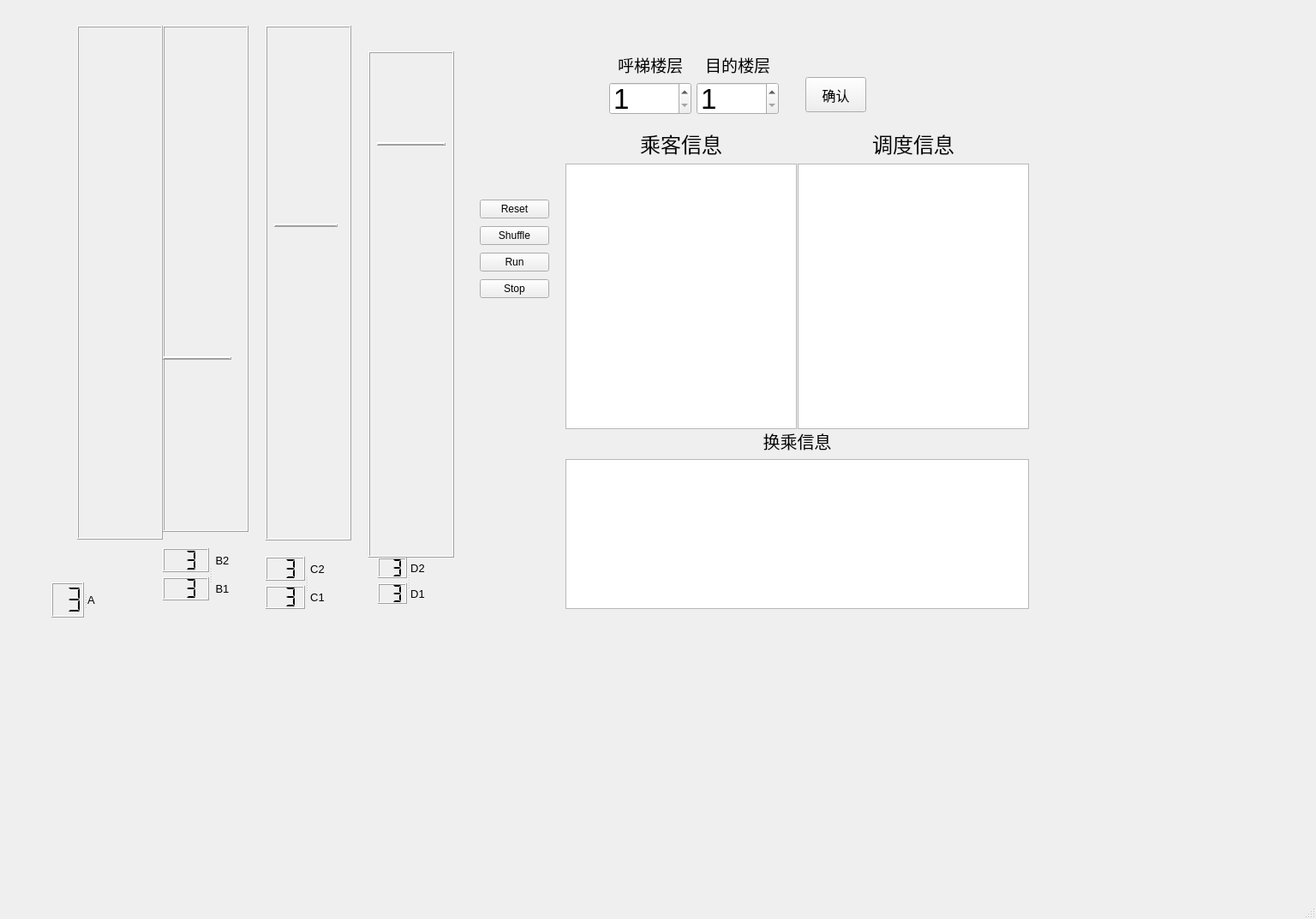
<?xml version="1.0" encoding="UTF-8"?>
<ui version="4.0">
 <class>MainWindow</class>
 <widget class="QMainWindow" name="MainWindow">
  <property name="enabled">
   <bool>true</bool>
  </property>
  <property name="geometry">
   <rect>
    <x>0</x>
    <y>0</y>
    <width>1536</width>
       <height>1073</height>
   </rect>
  </property>
  <property name="windowTitle">
   <string>Elevator</string>
  </property>
  <widget class="QWidget" name="centralwidget">
   <widget class="QFrame" name="frame_1">
    <property name="geometry">
     <rect>
      <x>90</x>
      <y>30</y>
      <width>100</width>
      <height>600</height>
     </rect>
    </property>
    <property name="frameShape">
     <enum>QFrame::Box</enum>
    </property>
    <property name="frameShadow">
     <enum>QFrame::Raised</enum>
    </property>
    <property name="lineWidth">
     <number>1</number>
    </property>
    <property name="midLineWidth">
     <number>0</number>
    </property>
    <layout class="QVBoxLayout" name="verticalLayout"/>
   </widget>
   <widget class="QFrame" name="frame_2">
    <property name="geometry">
     <rect>
      <x>190</x>
      <y>30</y>
      <width>100</width>
      <height>591</height>
     </rect>
    </property>
    <property name="frameShape">
     <enum>QFrame::Box</enum>
    </property>
    <property name="frameShadow">
     <enum>QFrame::Raised</enum>
    </property>
    <property name="lineWidth">
     <number>1</number>
    </property>
    <property name="midLineWidth">
     <number>0</number>
    </property>
    <widget class="Line" name="B_bound">
     <property name="enabled">
      <bool>true</bool>
     </property>
     <property name="geometry">
      <rect>
       <x>0</x>
       <y>380</y>
       <width>80</width>
       <height>16</height>
      </rect>
     </property>
     <property name="cursor">
      <cursorShape>ArrowCursor</cursorShape>
     </property>
     <property name="frameShadow">
         <enum>QFrame::Raised</enum>
     </property>
     <property name="lineWidth">
         <number>2</number>
     </property>
     <property name="orientation">
      <enum>Qt::Horizontal</enum>
     </property>
    </widget>
   </widget>
   <widget class="QFrame" name="frame_3">
    <property name="geometry">
     <rect>
      <x>310</x>
      <y>30</y>
      <width>100</width>
      <height>601</height>
     </rect>
    </property>
    <property name="frameShape">
     <enum>QFrame::Box</enum>
    </property>
    <property name="frameShadow">
     <enum>QFrame::Raised</enum>
    </property>
    <property name="lineWidth">
     <number>1</number>
    </property>
    <property name="midLineWidth">
     <number>0</number>
    </property>
    <widget class="Line" name="C_bound">
     <property name="geometry">
      <rect>
       <x>10</x>
       <y>230</y>
       <width>74</width>
       <height>6</height>
      </rect>
     </property>
     <property name="frameShadow">
         <enum>QFrame::Raised</enum>
     </property>
     <property name="lineWidth">
         <number>2</number>
     </property>
     <property name="orientation">
      <enum>Qt::Horizontal</enum>
     </property>
    </widget>
   </widget>
   <widget class="QFrame" name="frame_4">
    <property name="geometry">
     <rect>
      <x>430</x>
      <y>60</y>
      <width>100</width>
      <height>591</height>
     </rect>
    </property>
    <property name="frameShape">
     <enum>QFrame::Box</enum>
    </property>
    <property name="frameShadow">
     <enum>QFrame::Raised</enum>
    </property>
    <property name="lineWidth">
     <number>1</number>
    </property>
    <property name="midLineWidth">
     <number>0</number>
    </property>
    <widget class="Line" name="D_bound">
     <property name="geometry">
      <rect>
       <x>10</x>
       <y>100</y>
       <width>80</width>
       <height>16</height>
      </rect>
     </property>
        <property name="frameShadow">
            <enum>QFrame::Raised</enum>
        </property>
     <property name="lineWidth">
         <number>2</number>
     </property>
     <property name="orientation">
      <enum>Qt::Horizontal</enum>
     </property>
    </widget>
   </widget>
   <widget class="QSplitter" name="splitter_10">
    <property name="geometry">
     <rect>
      <x>0</x>
      <y>0</y>
      <width>0</width>
      <height>0</height>
     </rect>
    </property>
    <property name="orientation">
     <enum>Qt::Horizontal</enum>
    </property>
   </widget>
   <widget class="QPushButton" name="confirm_button">
    <property name="enabled">
     <bool>true</bool>
    </property>
    <property name="geometry">
     <rect>
      <x>940</x>
      <y>90</y>
      <width>71</width>
      <height>41</height>
     </rect>
    </property>
    <property name="font">
     <font>
      <pointsize>12</pointsize>
     </font>
    </property>
    <property name="text">
     <string>确认</string>
    </property>
   </widget>
   <widget class="QSplitter" name="splitter_3">
    <property name="geometry">
     <rect>
      <x>190</x>
      <y>640</y>
      <width>81</width>
      <height>61</height>
     </rect>
    </property>
    <property name="orientation">
     <enum>Qt::Horizontal</enum>
    </property>
    <widget class="QWidget" name="layoutWidget">
     <layout class="QVBoxLayout" name="verticalLayout_8">
      <item>
       <widget class="QLCDNumber" name="lcd5">
        <property name="layoutDirection">
         <enum>Qt::LeftToRight</enum>
        </property>
        <property name="autoFillBackground">
         <bool>true</bool>
        </property>
        <property name="smallDecimalPoint">
         <bool>false</bool>
        </property>
        <property name="numDigits">
         <number>2</number>
        </property>
        <property name="digitCount">
         <number>2</number>
        </property>
        <property name="segmentStyle">
         <enum>QLCDNumber::Flat</enum>
        </property>
        <property name="value" stdset="0">
         <double>3.000000000000000</double>
        </property>
        <property name="intValue" stdset="0">
         <number>3</number>
        </property>
       </widget>
      </item>
      <item>
       <widget class="QLCDNumber" name="lcd2">
        <property name="layoutDirection">
         <enum>Qt::LeftToRight</enum>
        </property>
        <property name="autoFillBackground">
         <bool>true</bool>
        </property>
        <property name="smallDecimalPoint">
         <bool>false</bool>
        </property>
        <property name="numDigits">
         <number>2</number>
        </property>
        <property name="digitCount">
         <number>2</number>
        </property>
        <property name="segmentStyle">
         <enum>QLCDNumber::Flat</enum>
        </property>
        <property name="value" stdset="0">
         <double>3.000000000000000</double>
        </property>
        <property name="intValue" stdset="0">
         <number>3</number>
        </property>
       </widget>
      </item>
     </layout>
    </widget>
    <widget class="QWidget" name="layoutWidget">
     <layout class="QVBoxLayout" name="verticalLayout_7">
      <item>
       <widget class="QLabel" name="label_4">
        <property name="font">
         <font>
          <pointsize>10</pointsize>
         </font>
        </property>
        <property name="text">
         <string>B2</string>
        </property>
        <property name="alignment">
         <set>Qt::AlignCenter</set>
        </property>
       </widget>
      </item>
      <item>
       <widget class="QLabel" name="label_5">
        <property name="font">
         <font>
          <pointsize>10</pointsize>
         </font>
        </property>
        <property name="text">
         <string>B1</string>
        </property>
        <property name="alignment">
         <set>Qt::AlignCenter</set>
        </property>
       </widget>
      </item>
     </layout>
    </widget>
   </widget>
   <widget class="QSplitter" name="splitter_4">
    <property name="geometry">
     <rect>
      <x>310</x>
      <y>650</y>
      <width>71</width>
      <height>61</height>
     </rect>
    </property>
    <property name="orientation">
     <enum>Qt::Horizontal</enum>
    </property>
    <widget class="QWidget" name="layoutWidget">
     <layout class="QVBoxLayout" name="verticalLayout_9">
      <item>
       <widget class="QLCDNumber" name="lcd6">
        <property name="layoutDirection">
         <enum>Qt::LeftToRight</enum>
        </property>
        <property name="autoFillBackground">
         <bool>true</bool>
        </property>
        <property name="smallDecimalPoint">
         <bool>false</bool>
        </property>
        <property name="numDigits">
         <number>2</number>
        </property>
        <property name="digitCount">
         <number>2</number>
        </property>
        <property name="segmentStyle">
         <enum>QLCDNumber::Flat</enum>
        </property>
        <property name="value" stdset="0">
         <double>3.000000000000000</double>
        </property>
        <property name="intValue" stdset="0">
         <number>3</number>
        </property>
       </widget>
      </item>
      <item>
       <widget class="QLCDNumber" name="lcd3">
        <property name="layoutDirection">
         <enum>Qt::LeftToRight</enum>
        </property>
        <property name="autoFillBackground">
         <bool>true</bool>
        </property>
        <property name="smallDecimalPoint">
         <bool>false</bool>
        </property>
        <property name="numDigits">
         <number>2</number>
        </property>
        <property name="digitCount">
         <number>2</number>
        </property>
        <property name="segmentStyle">
         <enum>QLCDNumber::Flat</enum>
        </property>
        <property name="value" stdset="0">
         <double>3.000000000000000</double>
        </property>
        <property name="intValue" stdset="0">
         <number>3</number>
        </property>
       </widget>
      </item>
     </layout>
    </widget>
    <widget class="QWidget" name="layoutWidget">
     <layout class="QVBoxLayout" name="verticalLayout_10">
      <item>
       <widget class="QLabel" name="label_8">
        <property name="font">
         <font>
          <pointsize>10</pointsize>
         </font>
        </property>
        <property name="text">
         <string>C2</string>
        </property>
        <property name="alignment">
         <set>Qt::AlignCenter</set>
        </property>
       </widget>
      </item>
      <item>
       <widget class="QLabel" name="label_7">
        <property name="font">
         <font>
          <pointsize>10</pointsize>
         </font>
        </property>
        <property name="text">
         <string>C1</string>
        </property>
        <property name="alignment">
         <set>Qt::AlignCenter</set>
        </property>
       </widget>
      </item>
     </layout>
    </widget>
   </widget>
   <widget class="QSplitter" name="splitter_2">
    <property name="geometry">
     <rect>
      <x>60</x>
      <y>680</y>
      <width>51</width>
      <height>41</height>
     </rect>
    </property>
    <property name="orientation">
     <enum>Qt::Horizontal</enum>
    </property>
    <widget class="QLCDNumber" name="lcd1">
     <property name="layoutDirection">
      <enum>Qt::LeftToRight</enum>
     </property>
     <property name="autoFillBackground">
      <bool>true</bool>
     </property>
     <property name="smallDecimalPoint">
      <bool>false</bool>
     </property>
     <property name="numDigits">
      <number>2</number>
     </property>
     <property name="digitCount">
      <number>2</number>
     </property>
     <property name="segmentStyle">
      <enum>QLCDNumber::Flat</enum>
     </property>
     <property name="value" stdset="0">
      <double>3.000000000000000</double>
     </property>
     <property name="intValue" stdset="0">
      <number>3</number>
     </property>
    </widget>
    <widget class="QLabel" name="label_6">
     <property name="font">
      <font>
       <pointsize>10</pointsize>
       <stylestrategy>PreferDefault</stylestrategy>
      </font>
     </property>
     <property name="text">
      <string>A</string>
     </property>
     <property name="alignment">
      <set>Qt::AlignCenter</set>
     </property>
    </widget>
   </widget>
   <widget class="QSplitter" name="splitter_5">
    <property name="geometry">
     <rect>
      <x>441</x>
      <y>651</y>
      <width>55</width>
      <height>54</height>
     </rect>
    </property>
    <property name="orientation">
     <enum>Qt::Horizontal</enum>
    </property>
    <widget class="QWidget" name="layoutWidget">
     <layout class="QVBoxLayout" name="verticalLayout_12">
      <item>
       <widget class="QLCDNumber" name="lcd7">
        <property name="layoutDirection">
         <enum>Qt::LeftToRight</enum>
        </property>
        <property name="autoFillBackground">
         <bool>true</bool>
        </property>
        <property name="smallDecimalPoint">
         <bool>false</bool>
        </property>
        <property name="numDigits">
         <number>2</number>
        </property>
        <property name="digitCount">
         <number>2</number>
        </property>
        <property name="segmentStyle">
         <enum>QLCDNumber::Flat</enum>
        </property>
        <property name="value" stdset="0">
         <double>3.000000000000000</double>
        </property>
        <property name="intValue" stdset="0">
         <number>3</number>
        </property>
       </widget>
      </item>
      <item>
       <widget class="QLCDNumber" name="lcd4">
        <property name="layoutDirection">
         <enum>Qt::LeftToRight</enum>
        </property>
        <property name="autoFillBackground">
         <bool>true</bool>
        </property>
        <property name="smallDecimalPoint">
         <bool>false</bool>
        </property>
        <property name="numDigits">
         <number>2</number>
        </property>
        <property name="digitCount">
         <number>2</number>
        </property>
        <property name="segmentStyle">
         <enum>QLCDNumber::Flat</enum>
        </property>
        <property name="value" stdset="0">
         <double>3.000000000000000</double>
        </property>
        <property name="intValue" stdset="0">
         <number>3</number>
        </property>
       </widget>
      </item>
     </layout>
    </widget>
    <widget class="QWidget" name="layoutWidget">
     <layout class="QVBoxLayout" name="verticalLayout_13">
      <item>
       <widget class="QLabel" name="label_10">
        <property name="font">
         <font>
          <pointsize>10</pointsize>
         </font>
        </property>
        <property name="text">
         <string>D2</string>
        </property>
        <property name="alignment">
         <set>Qt::AlignCenter</set>
        </property>
       </widget>
      </item>
      <item>
       <widget class="QLabel" name="label_9">
        <property name="font">
         <font>
          <pointsize>10</pointsize>
         </font>
        </property>
        <property name="text">
         <string>D1</string>
        </property>
        <property name="alignment">
         <set>Qt::AlignCenter</set>
        </property>
       </widget>
      </item>
     </layout>
    </widget>
   </widget>
   <widget class="QWidget" name="layoutWidget">
    <property name="geometry">
     <rect>
      <x>711</x>
      <y>61</y>
      <width>198</width>
      <height>73</height>
     </rect>
    </property>
    <layout class="QVBoxLayout" name="verticalLayout_5">
     <item>
      <layout class="QHBoxLayout" name="horizontalLayout">
       <item>
        <widget class="QLabel" name="label">
         <property name="font">
          <font>
           <pointsize>14</pointsize>
          </font>
         </property>
         <property name="text">
          <string>呼梯楼层</string>
         </property>
         <property name="alignment">
          <set>Qt::AlignCenter</set>
         </property>
        </widget>
       </item>
       <item>
        <widget class="QLabel" name="label_2">
         <property name="font">
          <font>
           <pointsize>14</pointsize>
          </font>
         </property>
         <property name="text">
          <string>目的楼层</string>
         </property>
         <property name="alignment">
          <set>Qt::AlignCenter</set>
         </property>
        </widget>
       </item>
      </layout>
     </item>
     <item>
      <layout class="QHBoxLayout" name="horizontalLayout_2">
       <item>
        <widget class="QSpinBox" name="src_floor_box">
         <property name="font">
          <font>
           <pointsize>25</pointsize>
          </font>
         </property>
         <property name="cursor">
          <cursorShape>IBeamCursor</cursorShape>
         </property>
         <property name="minimum">
          <number>1</number>
         </property>
         <property name="maximum">
          <number>60</number>
         </property>
        </widget>
       </item>
       <item>
        <widget class="QSpinBox" name="des_floor_box">
         <property name="font">
          <font>
           <pointsize>25</pointsize>
          </font>
         </property>
         <property name="cursor">
          <cursorShape>IBeamCursor</cursorShape>
         </property>
         <property name="minimum">
          <number>1</number>
         </property>
         <property name="maximum">
          <number>60</number>
         </property>
        </widget>
       </item>
      </layout>
     </item>
    </layout>
   </widget>
   <widget class="QSplitter" name="splitter">
    <property name="geometry">
     <rect>
      <x>660</x>
      <y>150</y>
      <width>541</width>
      <height>351</height>
     </rect>
    </property>
    <property name="orientation">
     <enum>Qt::Horizontal</enum>
    </property>
    <property name="opaqueResize">
     <bool>true</bool>
    </property>
    <property name="handleWidth">
     <number>1</number>
    </property>
    <widget class="QWidget" name="layoutWidget">
     <layout class="QVBoxLayout" name="verticalLayout_6">
      <item>
       <widget class="QLabel" name="label_3">
        <property name="font">
         <font>
          <pointsize>18</pointsize>
         </font>
        </property>
        <property name="text">
         <string>乘客信息</string>
        </property>
        <property name="alignment">
         <set>Qt::AlignCenter</set>
        </property>
       </widget>
      </item>
      <item>
       <widget class="QTextBrowser" name="pass_info_broswer">
        <property name="font">
         <font>
          <pointsize>10</pointsize>
         </font>
        </property>
        <property name="html">
         <string>&lt;!DOCTYPE HTML PUBLIC &quot;-//W3C//DTD HTML 4.0//EN&quot; &quot;http://www.w3.org/TR/REC-html40/strict.dtd&quot;&gt;
&lt;html&gt;&lt;head&gt;&lt;meta name=&quot;qrichtext&quot; content=&quot;1&quot; /&gt;&lt;style type=&quot;text/css&quot;&gt;
p, li { white-space: pre-wrap; }
&lt;/style&gt;&lt;/head&gt;&lt;body style=&quot; font-family:'SimSun'; font-size:10pt; font-weight:400; font-style:normal;&quot;&gt;
&lt;p style=&quot;-qt-paragraph-type:empty; margin-top:0px; margin-bottom:0px; margin-left:0px; margin-right:0px; -qt-block-indent:0; text-indent:0px;&quot;&gt;&lt;br /&gt;&lt;/p&gt;&lt;/body&gt;&lt;/html&gt;</string>
        </property>
       </widget>
      </item>
     </layout>
    </widget>
    <widget class="QWidget" name="layoutWidget_2">
     <layout class="QVBoxLayout" name="verticalLayout_11">
      <item>
       <widget class="QLabel" name="label_11">
        <property name="font">
         <font>
          <pointsize>18</pointsize>
         </font>
        </property>
        <property name="text">
         <string>调度信息</string>
        </property>
        <property name="alignment">
         <set>Qt::AlignCenter</set>
        </property>
       </widget>
      </item>
      <item>
       <widget class="QTextBrowser" name="sch_info_broswer">
        <property name="font">
         <font>
          <pointsize>10</pointsize>
         </font>
        </property>
        <property name="html">
         <string>&lt;!DOCTYPE HTML PUBLIC &quot;-//W3C//DTD HTML 4.0//EN&quot; &quot;http://www.w3.org/TR/REC-html40/strict.dtd&quot;&gt;
&lt;html&gt;&lt;head&gt;&lt;meta name=&quot;qrichtext&quot; content=&quot;1&quot; /&gt;&lt;style type=&quot;text/css&quot;&gt;
p, li { white-space: pre-wrap; }
&lt;/style&gt;&lt;/head&gt;&lt;body style=&quot; font-family:'SimSun'; font-size:10pt; font-weight:400; font-style:normal;&quot;&gt;
&lt;p style=&quot;-qt-paragraph-type:empty; margin-top:0px; margin-bottom:0px; margin-left:0px; margin-right:0px; -qt-block-indent:0; text-indent:0px;&quot;&gt;&lt;br /&gt;&lt;/p&gt;&lt;/body&gt;&lt;/html&gt;</string>
        </property>
       </widget>
      </item>
     </layout>
    </widget>
   </widget>
   <widget class="QWidget" name="layoutWidget">
    <property name="geometry">
     <rect>
      <x>660</x>
      <y>500</y>
      <width>541</width>
      <height>211</height>
     </rect>
    </property>
    <layout class="QVBoxLayout" name="verticalLayout_2">
     <item>
      <widget class="QLabel" name="label_12">
       <property name="font">
        <font>
         <pointsize>15</pointsize>
        </font>
       </property>
       <property name="text">
        <string>换乘信息</string>
       </property>
       <property name="alignment">
        <set>Qt::AlignCenter</set>
       </property>
      </widget>
     </item>
     <item>
      <widget class="QTextBrowser" name="chg_info_broswer">
       <property name="font">
        <font>
         <pointsize>12</pointsize>
        </font>
       </property>
       <property name="html">
        <string>&lt;!DOCTYPE HTML PUBLIC &quot;-//W3C//DTD HTML 4.0//EN&quot; &quot;http://www.w3.org/TR/REC-html40/strict.dtd&quot;&gt;
&lt;html&gt;&lt;head&gt;&lt;meta name=&quot;qrichtext&quot; content=&quot;1&quot; /&gt;&lt;style type=&quot;text/css&quot;&gt;
p, li { white-space: pre-wrap; }
&lt;/style&gt;&lt;/head&gt;&lt;body style=&quot; font-family:'SimSun'; font-size:12pt; font-weight:400; font-style:normal;&quot;&gt;
&lt;p style=&quot;-qt-paragraph-type:empty; margin-top:0px; margin-bottom:0px; margin-left:0px; margin-right:0px; -qt-block-indent:0; text-indent:0px;&quot;&gt;&lt;br /&gt;&lt;/p&gt;&lt;/body&gt;&lt;/html&gt;</string>
       </property>
      </widget>
     </item>
    </layout>
   </widget>
   <widget class="QWidget" name="layoutWidget">
    <property name="geometry">
     <rect>
      <x>560</x>
      <y>230</y>
      <width>81</width>
      <height>121</height>
     </rect>
    </property>
    <layout class="QVBoxLayout" name="verticalLayout_3">
     <item>
      <widget class="QPushButton" name="clear_button">
       <property name="text">
        <string>Reset</string>
       </property>
      </widget>
     </item>
     <item>
      <widget class="QPushButton" name="shuffle_button">
       <property name="text">
        <string>Shuffle</string>
       </property>
      </widget>
     </item>
     <item>
      <widget class="QPushButton" name="run_button">
       <property name="text">
        <string>Run</string>
       </property>
      </widget>
     </item>
     <item>
      <widget class="QPushButton" name="stop_button">
       <property name="text">
        <string>Stop</string>
       </property>
      </widget>
     </item>
    </layout>
   </widget>
   <zorder>layoutWidget</zorder>
   <zorder>layoutWidget</zorder>
   <zorder>splitter_3</zorder>
   <zorder>splitter_4</zorder>
   <zorder>splitter_2</zorder>
   <zorder>splitter_5</zorder>
   <zorder>splitter</zorder>
   <zorder>confirm_button</zorder>
   <zorder>frame_1</zorder>
   <zorder>frame_2</zorder>
   <zorder>frame_3</zorder>
   <zorder>frame_4</zorder>
   <zorder>splitter_10</zorder>
   <zorder>layoutWidget</zorder>
  </widget>
  <widget class="QMenuBar" name="menubar">
   <property name="geometry">
    <rect>
     <x>0</x>
     <y>0</y>
     <width>1536</width>
     <height>23</height>
    </rect>
   </property>
  </widget>
  <widget class="QStatusBar" name="statusbar"/>
 </widget>
 <resources/>
 <connections/>
</ui>
